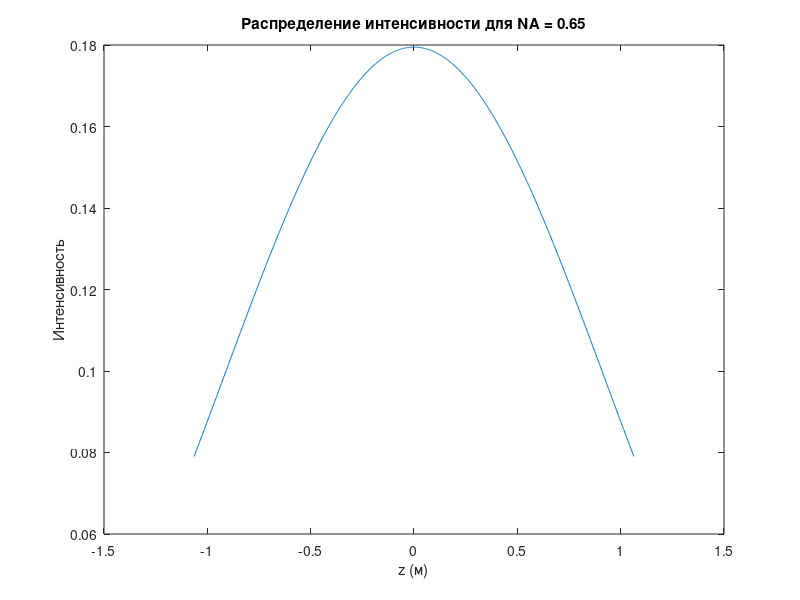
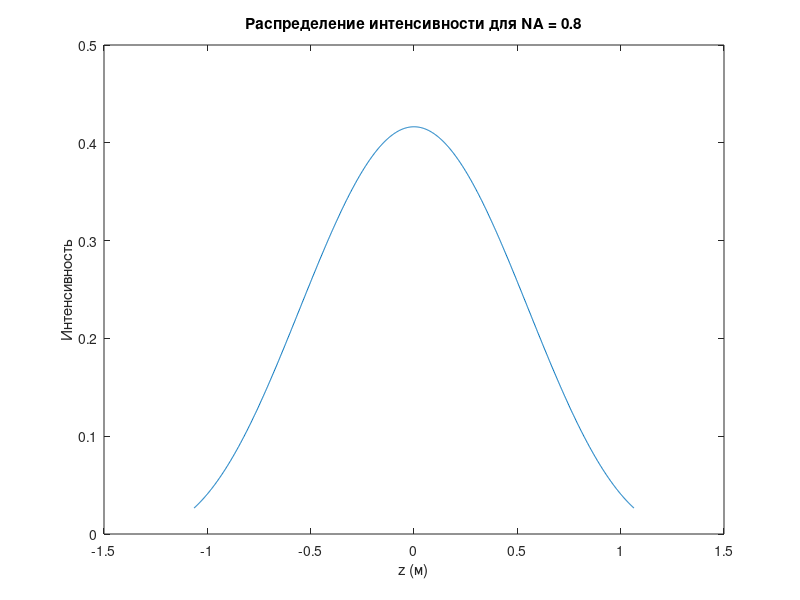
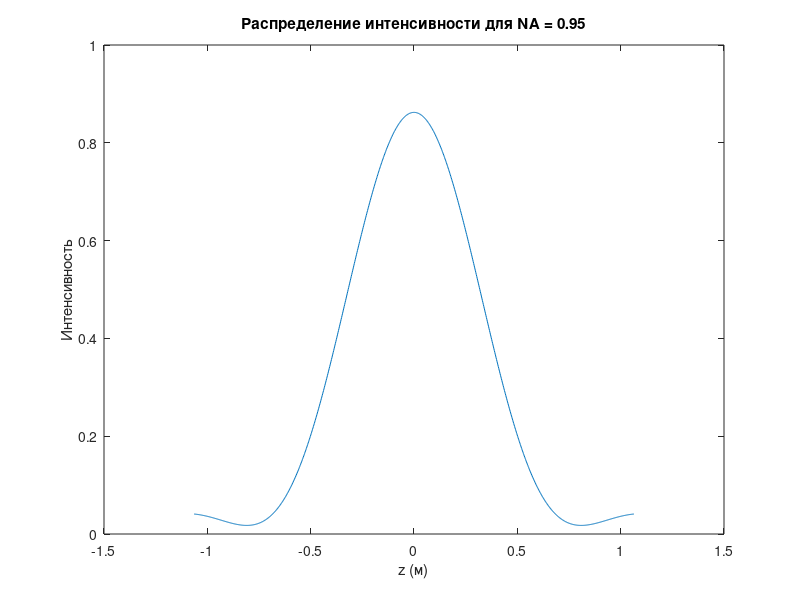

Reproduce these figures in MATLAB, in order.
close all;
clear all;
% Параметры задачи
lambda = 0.532; % Длина волны в метрах
n = 1; % Показатель преломления среды
k = 2*pi/lambda; % Волновое число


for NA_values = [0.65, 0.8, 0.95]

  alpha = asin(NA_values)

  T = @(theta) cos(theta).^0.5;

  r = 0;
  z = linspace(-2 * lambda, 2 * lambda, 1000);
  psi = 0;

  calculate_Ex_1 = @(theta, r, z) 1 .* T(theta) * sin(theta) .* (1 - cos(theta)) .* ...
  exp(1i * k * z * cos(theta)) .* besselj(2, k * r * sin(theta));

  calculate_Ex_2 = @(theta, r, z) 1 .* T(theta) .* sin(theta) .* (1 + cos(theta)) * ...
  exp(1i * k * z * cos(theta)) .* besselj(0, k * r * sin(theta));

  calculate_Ey = @(theta, r, z) 1 .* T(theta) .* sin(theta) .* (1 - cos(theta)) * ...
  exp(1i * k * z * cos(theta)) .* besselj(2, k * r * sin(theta));

  calculate_Ez = @(theta, r, z) 1 .* T(theta) * sin(theta)^2 .* ...
  exp(1i * k * z * cos(theta)) .* besselj(1, k * r * sin(theta));

  Ex = -1i * cos(2 * psi) * integral(@(theta) calculate_Ex_1(theta, r, z), 0, alpha, 'ArrayValued', true) - ...
  1i * integral(@(theta) calculate_Ex_2(theta, r, z), 0, alpha, 'ArrayValued', true)

  Ey = -1i * sin(2*psi) * integral(@(theta) calculate_Ey(theta, r, z), 0, alpha, 'ArrayValued', true)

  Ez = -2 * cos(psi) * integral(@(theta) calculate_Ez(theta, r, z), 0, alpha, 'ArrayValued', true)

  I = abs(Ex).^2 + abs(Ey).^2 + abs(Ez).^2;

  % Визуализация результатов
  figure;
  plot(z, I);
  xlabel('z (м)');
  ylabel('Интенсивность');
  title(['Распределение интенсивности для NA = ', num2str(NA_values)]);

end
